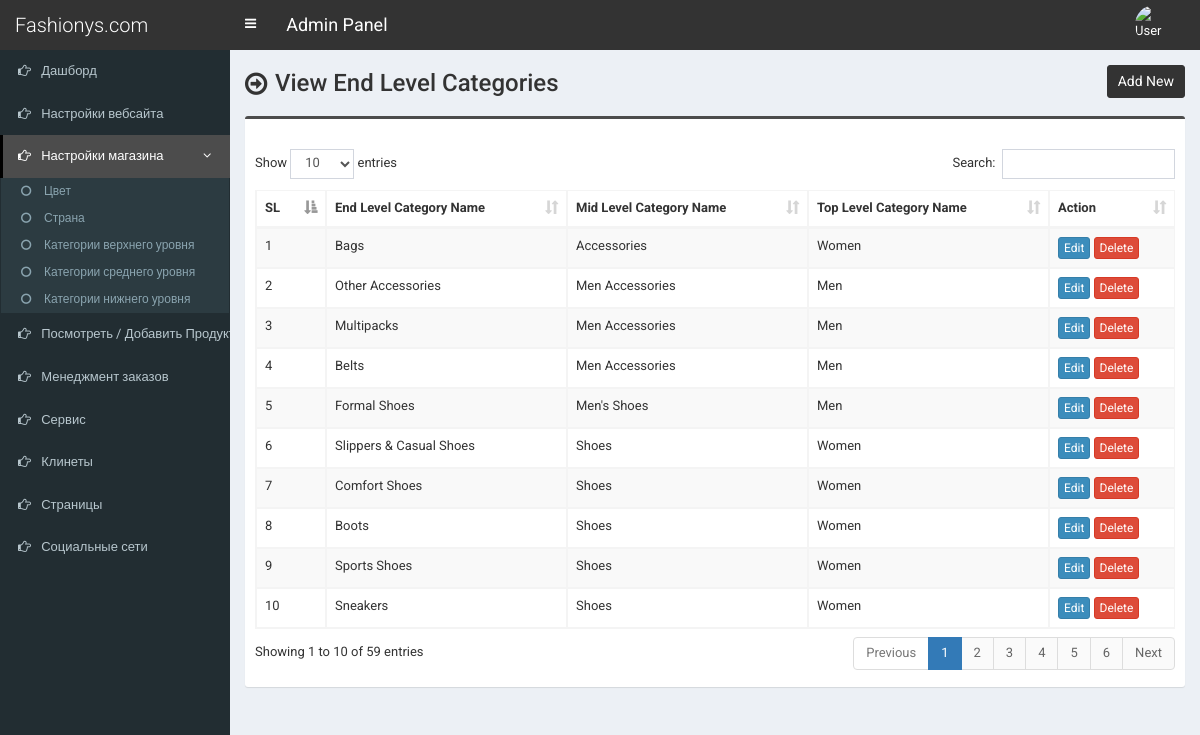
Page /admin/end-category.php (signed in) on the earlier database version.
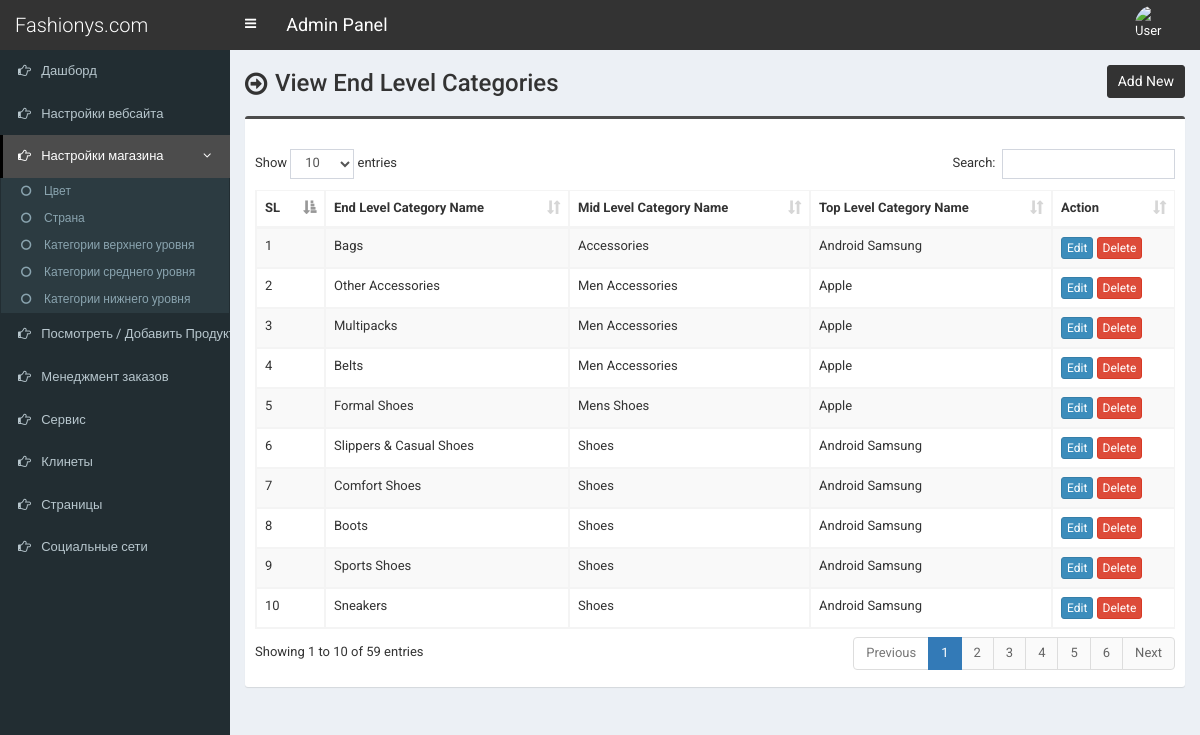
Same page on the later database version.
### tables this page shows
CREATE TABLE `tbl_end_category` (
  `ecat_id` int(11) NOT NULL,
  `ecat_name` varchar(255) NOT NULL,
  `mcat_id` int(11) NOT NULL
);

CREATE TABLE `tbl_top_category` (
  `tcat_id` int(11) NOT NULL,
  `tcat_name` varchar(255) NOT NULL,
  `show_on_menu` int(1) NOT NULL
);

CREATE TABLE `tbl_mid_category` (
  `mcat_id` int(11) NOT NULL,
  `mcat_name` varchar(255) NOT NULL,
  `tcat_id` int(11) NOT NULL
);

### admin/end-category.php (the view, shortened to what this page needs)
<?php require_once('header.php'); ?>
<section class="content-header">
	<div class="content-header-left">
		<h1>View End Level Categories</h1>
	</div>
	<div class="content-header-right">
		<a href="end-category-add.php" class="btn btn-primary btn-sm">Add New</a>
	</div>
</section>
<section class="content">
  <div class="row">
    <div class="col-md-12">
      <div class="box box-info">
        <div class="box-body table-responsive">
          <table id="example1" class="table table-bordered table-striped">
			<thead>
			    <tr>
			        <th>SL</th>
			        <th>End Level Category Name</th>
                    <th>Mid Level Category Name</th>
                    <th>Top Level Category Name</th>
			        <th>Action</th>
			    </tr>
			</thead>
            <tbody>
            	<?php
            	$i=0;
            	$statement = $pdo->prepare("SELECT *
                                    FROM tbl_end_category t1
                                    JOIN tbl_mid_category t2
                                    ON t1.mcat_id = t2.mcat_id
                                    JOIN tbl_top_category t3
                                    ON t2.tcat_id = t3.tcat_id
                                    ORDER BY t1.ecat_id DESC
                                    ");
            	$statement->execute();
            	$result = $statement->fetchAll(PDO::FETCH_ASSOC);
            	foreach ($result as $row) {
            		$i++;
            		?>
					<tr>
	                    <td><?php echo $i; ?></td>
	                    <td><?php echo $row['ecat_name']; ?></td>
                        <td><?php echo $row['mcat_name']; ?></td>
                        <td><?php echo $row['tcat_name']; ?></td>
	                    <td>
	                        <a href="end-category-edit.php?id=<?php echo $row['ecat_id']; ?>" class="btn btn-primary btn-xs">Edit</a>
	                        <a href="#" class="btn btn-danger btn-xs" data-href="end-category-delete.php?id=<?php echo $row['ecat_id']; ?>" data-toggle="modal" data-target="#confirm-delete">Delete</a>
	                    </td>
	                </tr>
            		<?php
            	}
            	?>
            </tbody>
          </table>
        </div>
      </div>
</section>
<?php require_once('footer.php'); ?>

Differences in the rows shown:
changed through a linked row, tbl_end_category "Bags": tbl_top_category.tcat_name "Women" → "Android Samsung"
changed through a linked row, tbl_end_category "Other Accessories": tbl_top_category.tcat_name "Men" → "Apple"
changed through a linked row, tbl_end_category "Multipacks": tbl_top_category.tcat_name "Men" → "Apple"
changed through a linked row, tbl_end_category "Belts": tbl_top_category.tcat_name "Men" → "Apple"
changed through a linked row, tbl_end_category "Formal Shoes": mcat.mcat_name "Men's Shoes" → "Mens Shoes"; tbl_top_category.tcat_name "Men" → "Apple"
changed through a linked row, tbl_end_category "Slippers & Casual Shoes": tbl_top_category.tcat_name "Women" → "Android Samsung"
changed through a linked row, tbl_end_category "Comfort Shoes": tbl_top_category.tcat_name "Women" → "Android Samsung"
changed through a linked row, tbl_end_category "Boots": tbl_top_category.tcat_name "Women" → "Android Samsung"
changed through a linked row, tbl_end_category "Sports Shoes": tbl_top_category.tcat_name "Women" → "Android Samsung"
changed through a linked row, tbl_end_category "Sneakers": tbl_top_category.tcat_name "Women" → "Android Samsung"
